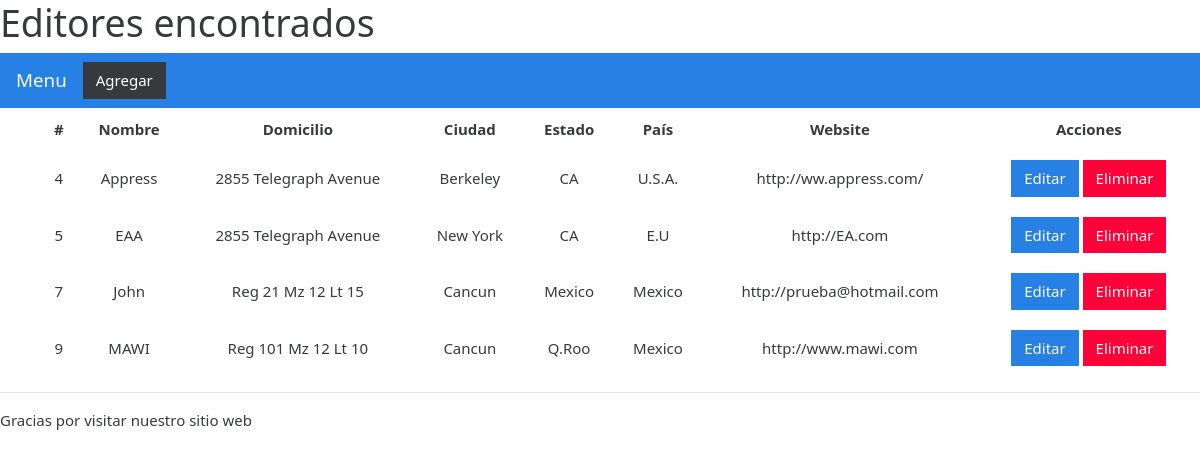
The app's page /editores/ with its own data.
### biblioteca/models.py (models this page shows, shortened)
class Editor(models.Model):
    nombre = models.CharField(max_length = 30)
    domicilio = models.CharField(max_length = 50)
    ciudad = models.CharField(max_length = 60)
    estado = models.CharField(max_length = 30)
    pais = models.CharField(max_length = 50)
    website = models.URLField()
    class Meta:
        verbose_name_plural="Editores"

### biblioteca/views.py (the view)
# urls.py: url(r'^editores/$',EditorList.as_view(),name = 'editores'),
class EditorList(ListView):
    model = Editor
    template_name = 'editor_list.html'

### biblioteca/templates/editor_list.html (shortened to what this page needs)
{% extends "base.html"%}
    {% block menu%}
    <a class="btn btn-secondary my-2 my-sm-0" href="{% url 'editor_view' %}">Agregar</a>
    {% endblock%}
    {%  block content %}
    {% if object_list %}
    <ul>
        <table style="width:100%"cellpadding="10" >
            <thead>
                <tr>
                    <th>#</th>
                    <th>Nombre</th>
                    <th>Domicilio</th>
                    <th>Ciudad</th>
                    <th>Estado</th>
                    <th>País</th>
                    <th>Website</th>
                    <th>Acciones</th>
                </tr>
            </thead>
            <tbody>
                {% if object_list %}
                    {% for Editores in object_list %}
                    <tr>
                        <td>{{Editores.id}}</td>
                        <td>{{Editores.nombre}}</td>
                        <td>{{Editores.domicilio}}</td>
                        <td>{{Editores.ciudad}}</td>
                        <td>{{Editores.estado}}</td>
                        <td>{{Editores.pais}}</td>
                        <td>{{Editores.website}}</td>
                        <td>
                            <a class= "btn btn-primary" href="{% url 'editor_edit' Editores.id %}">Editar</a>
                            <a class= "btn btn-danger" href="{% url 'editor_delete' Editores.id %}">Eliminar</a>
                        </td>
                    </tr>
                    {% endfor %}
                {% else %}
                    <h1>No hay registros de Editores</h1>
                {% endif %}
            </tbody>
        </table>
    </ul>
    {% else %}
    <p>Ningun Autor coincide con el criterio de busqueda.</p>
    {% endif %}
</html>
{% endblock %}

### biblioteca/templates/editor_list.html (style rules this page uses)
table, th, td { border: 0px solid black; text-align: center; }

### records on screen
Editor: id "4", nombre "Appress", domicilio "2855 Telegraph Avenue", ciudad "Berkeley", estado "CA", pais "U.S.A.", website "http://ww.appress.com/"
Editor: id "5", nombre "EAA", domicilio "2855 Telegraph Avenue", ciudad "New York", estado "CA", pais "E.U", website "http://EA.com"
Editor: id "7", nombre "John", domicilio "Reg 21 Mz 12 Lt 15", ciudad "Cancun", estado "Mexico", pais "Mexico", website "http://prueba@hotmail.com"
Editor: id "9", nombre "MAWI", domicilio "Reg 101 Mz 12 Lt 10", ciudad "Cancun", estado "Q.Roo", pais "Mexico", website "http://www.mawi.com"
